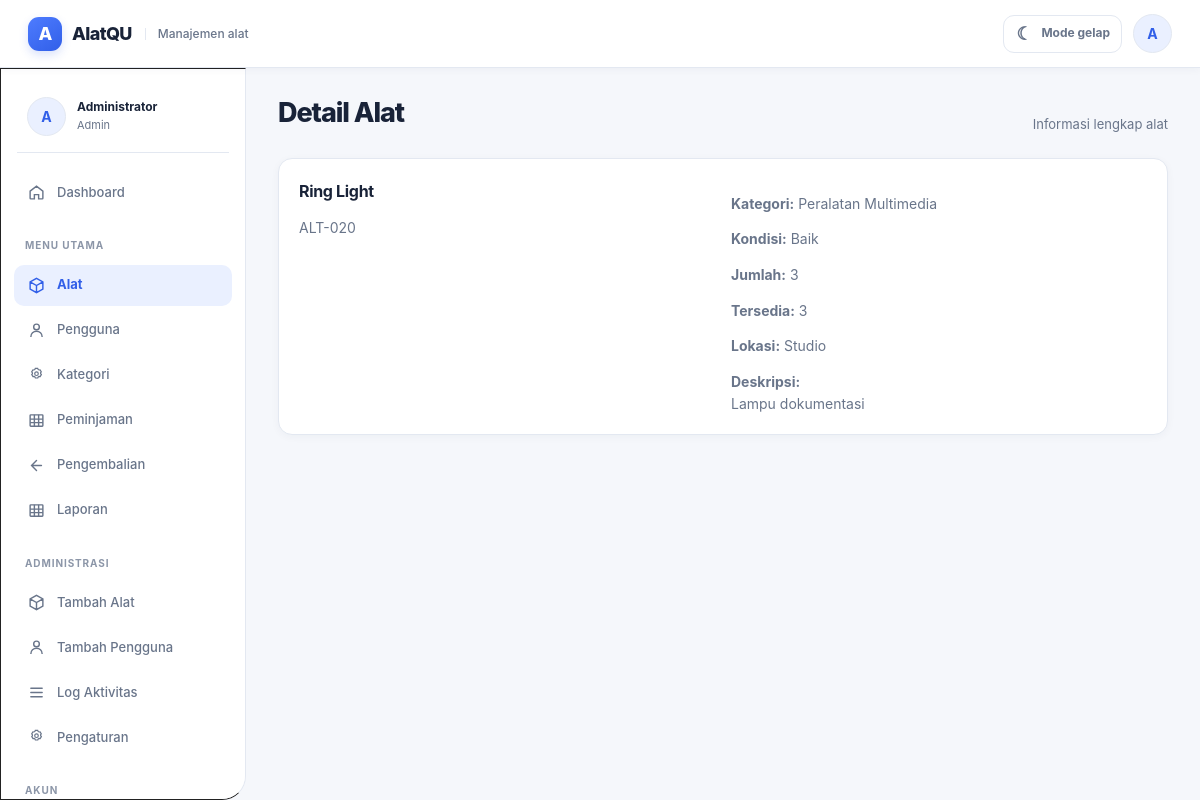
The page /index.php?route=alat/detail/20 (signed in) on the database its author committed.
### tables this page shows
CREATE TABLE alat(
  id INT UNSIGNED AUTO_INCREMENT PRIMARY KEY,
  kode_alat VARCHAR(50) NOT NULL UNIQUE,
  nama_alat VARCHAR(150) NOT NULL,
  kategori_id INT UNSIGNED NOT NULL,
  deskripsi TEXT,
  kondisi VARCHAR(50) NOT NULL DEFAULT 'Baik',
  jumlah INT UNSIGNED NOT NULL DEFAULT 0,
  jumlah_tersedia INT UNSIGNED NOT NULL DEFAULT 0,
  lokasi VARCHAR(120) NOT NULL,
  foto VARCHAR(255),
  status ENUM('Tersedia','Tidak Tersedia','Perawatan') NOT NULL DEFAULT 'Tersedia',
  created_at TIMESTAMP DEFAULT CURRENT_TIMESTAMP,
  updated_at TIMESTAMP DEFAULT CURRENT_TIMESTAMP ON UPDATE CURRENT_TIMESTAMP,
  INDEX idx_alat_kategori(kategori_id),
  INDEX idx_alat_status(status),
  INDEX idx_alat_nama(nama_alat),
  CONSTRAINT fk_alat_kategori FOREIGN KEY(kategori_id) REFERENCES kategori(id) ON UPDATE CASCADE ON DELETE RESTRICT
);

CREATE TABLE kategori(
  id INT UNSIGNED AUTO_INCREMENT PRIMARY KEY,
  nama_kategori VARCHAR(100) NOT NULL UNIQUE,
  deskripsi TEXT,
  created_at TIMESTAMP DEFAULT CURRENT_TIMESTAMP,
  updated_at TIMESTAMP DEFAULT CURRENT_TIMESTAMP ON UPDATE CURRENT_TIMESTAMP
);

### controllers/AlatController.php (called while the page is built, shortened)
<?php
require_once __DIR__ . '/../config/database.php';
require_once __DIR__ . '/../models/Alat.php';
class AlatController
{
    private $model;
    public function __construct()
    {
        $this->db = Database::getConnection();
        $this->model = new Alat($this->db);
    }
    public function detail(int $id)
    {
        $item = $this->model->find($id);
        require __DIR__ . '/../views/alat/detail.php';
    }
}

### index.php (called while the page is built)
<?php
require __DIR__ . '/router.php';

### config/database.php (called while the page is built, shortened)
<?php
require_once __DIR__ . '/config.php';
class Database
{
    private static $pdo = null;
    public static function getConnection(): PDO
    {
        $dsn = 'mysql:host=' . DB_HOST . ';port=' . DB_PORT . ';dbname=' . DB_NAME . ';charset=utf8mb4';
        try {
            self::$pdo = new PDO($dsn, DB_USER, DB_PASS, array(
                PDO::ATTR_ERRMODE => PDO::ERRMODE_EXCEPTION,
                PDO::ATTR_DEFAULT_FETCH_MODE => PDO::FETCH_ASSOC,
                PDO::ATTR_EMULATE_PREPARES => false,
            ));
        } catch (PDOException $e) {
            error_log('[NambutApp] Database connection failed: ' . $e->getMessage());
            throw new RuntimeException(
                'Koneksi database gagal. Pastikan MySQL/MariaDB aktif, extension PDO MySQL tersedia, database peminjaman sudah diimpor, dan kredensial di config/database.local.php benar.'
            );
        }
        return self::$pdo;
    }
}

### models/Alat.php (called while the page is built, shortened)
<?php
class Alat
{
    private $db;
    public function __construct(PDO $db) { $this->db = $db; }
    public function find(int $id)
    {
        $s = $this->db->prepare('SELECT a.*,k.nama_kategori FROM alat a JOIN kategori k ON k.id=a.kategori_id WHERE a.id=?');
        $s->execute(array($id));
        return $s->fetch() ?: null;
    }
}

### config/config.php (called while the page is built, shortened)
<?php
function e($value): string
{
    return htmlspecialchars((string)$value, ENT_QUOTES, 'UTF-8');
}

### views/alat/detail.php (the view, shortened to what this page needs)
<?php $title='AlatQU';require __DIR__.'/../layouts/header.php';require __DIR__.'/../layouts/navbar.php';require __DIR__.'/../layouts/sidebar.php';?>
<main class="content">
<div class="page-head"><h1>Detail Alat</h1><p>Informasi lengkap alat</p></div><div class="card detail-grid grid"><div><h2><?=e($item['nama_alat'])?></h2><p class="muted"><?=e($item['kode_alat'])?></p></div><div><p><b>Kategori:</b> <?=e($item['nama_kategori'])?></p><p><b>Kondisi:</b> <?=e($item['kondisi'])?></p><p><b>Jumlah:</b> <?=e($item['jumlah'])?></p><p><b>Tersedia:</b> <?=e($item['jumlah_tersedia'])?></p><p><b>Lokasi:</b> <?=e($item['lokasi'])?></p><p><b>Deskripsi:</b><br><?=nl2br(e($item['deskripsi']))?></p></div></div>
</main><?php require __DIR__.'/../layouts/footer.php';?>

### assets/css/style.css (style rules this page uses)
:root { --primary:#2563EB;--secondary:#60A5FA;--white:#FFFFFF;--background:#EEF4FF;--success:#00BF63;--danger:#DD0606;--text:#101010;--border:#222;--shadow:0 12px 25px rgba(0,0,0,.14) }
* { box-sizing:border-box }
body { margin:0;font-family:"Trebuchet MS",Arial,sans-serif;background:var(--background);color:var(--text) }
.content { padding:102px 32px 40px 332px;min-height:100vh;overflow-x:hidden }
.page-head { margin-bottom:28px }
.page-head h1 { font-size:36px;margin:0 0 4px }
.page-head p { margin:0;font-size:18px }
.card { background:#fff;border:1.5px solid #222;border-radius:26px;box-shadow:var(--shadow);padding:24px }
.grid { display:grid;gap:22px }
.detail-grid { grid-template-columns:1fr 1fr }
.muted { color:#666 }

### assets/css/alatqu.css (style rules this page uses)
:root { color-scheme: light; --primary: #315fe8; --primary-hover: #244bc5; --primary-soft: #eaf0ff; --primary-contrast: #ffffff; --background: #f5f7fb; --surface: #ffffff; --surface-raised: #ffffff; --surface-muted: #f8faff; --text: #192338; --muted: #69758a; --subtle: #8c96a8; --border: #e3e8f1; --border-strong: #d3dae7; --success: #178454; --success-bg: #e9f8f0; --danger: #b42336; --danger-bg: #fff0f1; --warning: #96620a; --warning-bg: #fff7df; --shadow-sm: 0 2px 8px rgba(29, 45, 78, .04); --shadow-md: 0 12px 30px rgba(29, 45, 78, .07); --radius-sm: 9px; --radius-md: 14px; --radius-lg: 18px; }
* { box-sizing: border-box; }
html { min-height: 100%; background: var(--background); }
body { margin: 0; min-height: 100vh; background: var(--background); color: var(--text); font-family: Inter, -apple-system, BlinkMacSystemFont, "Segoe UI", Roboto, Arial, sans-serif; font-size: 14px; line-height: 1.55; -webkit-font-smoothing: antialiased; transition: background-color .18s ease, color .18s ease; }
.content { min-height: 100vh; overflow-x: hidden; padding: 96px 32px 42px 278px; }
.page-head { display: flex; align-items: flex-end; justify-content: space-between; gap: 16px; margin: 0 0 23px; }
.page-head h1 { margin: 0 0 4px; color: var(--text); font-size: 27px; line-height: 1.28; letter-spacing: -.04em; font-weight: 760; }
.page-head p { margin: 0; color: var(--muted); font-size: 13px; }
.grid { display: grid; gap: 16px; }
.card { min-width: 0; padding: 20px; background: var(--surface); border: 1px solid var(--border); border-radius: var(--radius-md); box-shadow: var(--shadow-sm); color: var(--text); transition: background-color .18s ease, border-color .18s ease; }
.card h2 { margin: 0 0 7px; color: var(--text); font-size: 16px; font-weight: 720; letter-spacing: -.02em; }
.card p { color: var(--muted); }
.card p:last-child { margin-bottom: 0; }
.muted { color: var(--muted); }

### rows shown on the page
alat: nama_alat "Ring Light", kode_alat "ALT-020", kategori.nama_kategori "Peralatan Multimedia", kondisi "Baik", jumlah "3", jumlah_tersedia "3", lokasi "Studio", deskripsi "Lampu dokumentasi"

### other values the page prints
substr((string)(current_user()['nama'] ?? 'U'), 0, 1) "A"
substr((string)($navUser['nama'] ?? 'U'), 0, 1) "A"
$navUser['nama'] "Administrator"
$navUser['role'] "Admin"
